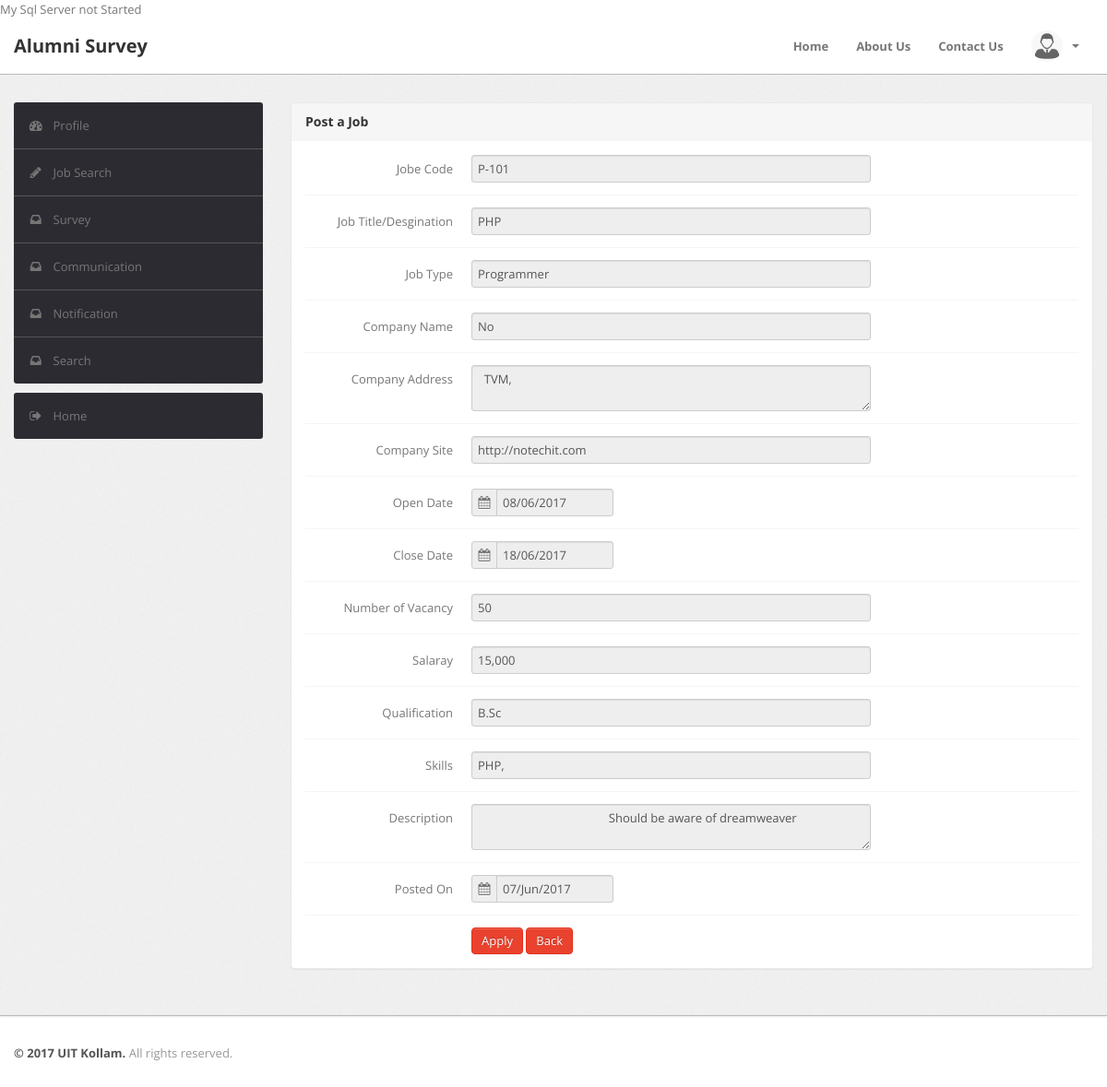
The app's page /webpage/student/viewjobdetail.php?id=5001 with its own data.
### tables this page shows
CREATE TABLE IF NOT EXISTS `tbl_jobpost` (
  `id` int(11) NOT NULL AUTO_INCREMENT,
  `post_id` int(11) NOT NULL,
  `register_no` varchar(20) NOT NULL,
  `postby` varchar(30) NOT NULL,
  `jobcode` varchar(20) NOT NULL,
  `jobtitle` varchar(20) NOT NULL,
  `jobtype` varchar(30) NOT NULL,
  `compname` varchar(30) NOT NULL,
  `compaddress` varchar(100) NOT NULL,
  `compsite` varchar(40) NOT NULL,
  `opendate` varchar(20) NOT NULL,
  `closedate` varchar(20) NOT NULL,
  `vacancy` varchar(20) NOT NULL,
  `salaray` varchar(10) NOT NULL,
  `qualif` varchar(30) NOT NULL,
  `skill` varchar(30) NOT NULL,
  `descrip` varchar(100) NOT NULL,
  `post_date` varchar(30) NOT NULL,
  PRIMARY KEY (`id`)
);

### webpage/student/viewjobdetail.php (the view, shortened to what this page needs)
<?php
  if(isset($_REQUEST["id"]))
  {
  $jobsql="SELECT post_id,register_no, jobcode, jobtitle, jobtype, compname, compaddress, compsite, opendate,closedate,vacancy, salaray, qualif, skill, descrip,post_date FROM tbl_jobpost WHERE post_id='".$_REQUEST["id"]."'";
	$jobresult=mysql_query($jobsql);
	$jobrow=mysql_fetch_array($jobresult);
  }
?>
<!DOCTYPE html PUBLIC "-//W3C//DTD XHTML 1.0 Transitional//EN" "http://www.w3.org/TR/xhtml1/DTD/xhtml1-transitional.dtd">
<html xmlns="http://www.w3.org/1999/xhtml">
<head>
	<link type="text/css" href="../../bootstrap/css/bootstrap.min.css" rel="stylesheet">
	<link type="text/css" href="../../bootstrap/css/bootstrap-responsive.min.css" rel="stylesheet">
    <link type="text/css" href="../../bootstrap/css/datepicker.css" rel="stylesheet">
	<link type="text/css" href="../../css/theme.css" rel="stylesheet">
	<link type="text/css" href="../../images/icons/css/font-awesome.css" rel="stylesheet">
</head>
<body>
<div class="navbar navbar-fixed-top" style="position:fixed;">
		<div class="navbar-inner">
                <div class="container">
			        <?php include_once("/sidemenu/top.php");?>
                </div>
            </div>
	</div>
<div class="wrapper">
		<div class="container">
			<div class="row">
				<div class="span3">
   						<?php include_once("/sidemenu/job_sidemenu.php");?>
		</div>
				<div class="span9">
					<div class="content">
						<div class="module">
                        <form class="form-horizontal row-fluid" method="post" enctype="multipart/form-data">
                        	<div class="module-head">
								<h3>Post a Job</h3>
							</div>
                            <div class="module-body">
                                        <div class="control-group">
											<label class="control-label" >Jobe Code</label>
											<div class="controls">
												<input type="text" id="jobcode" name="jobcode" class="span8" value=<?php echo $jobrow["jobcode"]?> disabled="disabled">
											</div>
										</div>
                                        <div class="control-group">
											<label class="control-label" >Job Title/Desgination</label>
											<div class="controls">
												<input type="text" id="jobtitle" name="jobtitle" value=<?php echo $jobrow["jobtitle"]?> class="span8" disabled="disabled">
											</div>
										</div>
                                        <div class="control-group">
											<label class="control-label" >Job Type</label>
											<div class="controls">
												<input type="text" id="jobtype" name="jobtype" value=<?php echo $jobrow["jobtype"]?> class="span8" disabled="disabled" >
											</div>
										</div>
                                        <div class="control-group">
											<label class="control-label" >Company Name</label>
											<div class="controls">
											<input type="text" id="compname" name="compname" value=<?php echo $jobrow["compname"]?> class="span8" disabled="disabled">
											</div>
										</div>
                                        <div class="control-group">
											<label class="control-label" >Company Address</label>
											<div class="controls">
												<textarea type="text" id="compaddress" name="compaddress" value="" class="span8" disabled="disabled"> <?php echo $jobrow["compaddress"]?> </textarea>
											</div>
										</div>
                                        <div class="control-group">
											<label class="control-label" >Company Site</label>
											<div class="controls">
											<input type="text" id="compsite" name="compsite" value=<?php echo $jobrow["compsite"]?> class="span8" disabled="disabled">
											</div>
										</div>
                                        <div class="control-group">
											<label class="control-label" >Open Date</label>
											<div class="controls">
												<div class="input-prepend">
												<span class="add-on"><i class="icon-calendar"></i></span>                  			 												<input  class="span8" name="opendate" type="text" value=<?php echo $jobrow["opendate"]?> id="datepicker" disabled="disabled">
												</div>
											</div>
										</div>
                                         <div class="control-group">
											<label class="control-label" >Close Date</label>
											<div class="controls">
												<div class="input-prepend">
												<span class="add-on"><i class="icon-calendar"></i></span>                  			 													<input  class="span8" name="closedate" type="text" value=<?php echo $jobrow["closedate"]?> id="datepicker" disabled="disabled">
												</div>
											</div>
										</div>
                                        <div class="control-group">
									<label class="control-label" >Number of Vacancy</label>
										<div class="controls">
                                         <input class="span8" type="text" id="vacancy" name="vacancy" value=<?php echo $jobrow["vacancy"]?> disabled="disabled">
										</div>
								</div>
                            	<div class="control-group">
									<label class="control-label" >Salaray</label>
										<div class="controls">
											<input type="text" id="salaray" name="salaray" value=<?php echo $jobrow["salaray"]?>    class="span8" disabled="disabled">
										</div>
								</div>
                                <div class="control-group">
									<label class="control-label" >Qualification</label>
										<div class="controls">
											<input type="text" id="qualif" name="qualif" value=<?php echo $jobrow["qualif"]?> class="span8" disabled="disabled">
										</div>
								</div>
                                 <div class="control-group">
									<label class="control-label" >Skills</label>
										<div class="controls">
											<input type="text" id="skill" name="skill" value=<?php echo $jobrow["skill"]?> class="span8" disabled="disabled">
										</div>
								</div>
                                 <div class="control-group">
									<label class="control-label">Description</label>
										<div class="controls">
                                          <textarea type="text" class="span8" id="descrip" name="descrip" value="" disabled="disabled">                                          <?php echo $jobrow["descrip"]?> </textarea>
										</div>
								</div>
                                <div class="control-group">
											<label class="control-label" >Posted On</label>
											<div class="controls">
												<div class="input-prepend">
												<span class="add-on"><i class="icon-calendar"></i></span>                  			 												<input  class="span8" name="closedate" type="text" value=<?php echo $jobrow["post_date"]?> id="datepicker" disabled="disabled">
												</div>
											</div>
										</div>
                                        <div class="control-group">
											<div class="controls">
                                                <button type="button" name="apply" id="myBtn" class="btn btn-danger">Apply</button>
                                                <button type="submit" name="back" id="back" class="btn btn-danger">Back</button>
											</div>
										</div>
                                      </div>
								 </form>
							</div>
						</div>
					</div>
				</div>
			</div>
		</div>
<div class="footer">
		<div class="container">
			<b class="copyright">&copy; 2017 UIT Kollam.</b> All rights reserved.
		</div>
	</div>
</body>
</html>

### css/theme.css (style rules this page uses)
body { font-size: 13px; font-family: 'Open Sans', Arial, sans-serif; background: #fff; color: #777 }
h1, h2, h3, h4, h5, h6 { color: #333; margin-top: 0 }
h3 { font-size: 20px }
strong, b { color: #555 }
.wrapper { background: url(../images/bg.png) #eee; border-bottom: 1px solid #bbb; -webkit-box-shadow: 0 1px 2px rgba(0,0,0,0.1); -moz-box-shadow: 0 1px 2px rgba(0,0,0,0.1); box-shadow: 0 1px 2px rgba(0,0,0,0.1); padding: 30px 0 }
.footer { color: #999; padding: 30px 0 60px }
form { margin: 0 }
select, textarea, input[type="text"], input[type="password"], input[type="datetime"], input[type="datetime-local"], input[type="date"], input[type="month"], input[type="time"], input[type="week"], input[type="number"], input[type="email"], input[type="url"], input[type="search"], input[type="tel"], input[type="color"], .uneditable-input, label, input, button, select, textarea { -webkit-border-radius: 3px; -moz-border-radius: 3px; border-radius: 3px; font-size: 13px; font-family: 'Open Sans', Tahoma, Arial, sans-serif }
.input-append input, .input-prepend input, .input-append select, .input-prepend select, .input-append .uneditable-input, .input-prepend .uneditable-input { -webkit-border-radius: 0 3px 3px 0; -moz-border-radius: 0 3px 3px 0; border-radius: 0 3px 3px 0 }
.input-append input, .input-append select, .input-append .uneditable-input, .input-prepend .add-on:first-child, .input-prepend .btn:first-child { -webkit-border-radius: 3px 0 0 3px; -moz-border-radius: 3px 0 0 3px; border-radius: 3px 0 0 3px }
.input-append .add-on, .input-prepend .add-on, .input-append .btn, .input-prepend .btn, .input-append .btn-group>.dropdown-toggle, .input-prepend .btn-group>.dropdown-toggle { -webkit-border-radius: 0; -moz-border-radius: 0; border-radius: 0 }
body [class^="icon-"], body [class*=" icon-"] { font-size: 14px; line-height: 20px; height: 20px }
.module { background: #fff; -webkit-border-radius: 3px; -moz-border-radius: 3px; border-radius: 3px; border: 1px solid #ccc; border-bottom-color: #bbb; -webkit-box-shadow: 0 0 1px rgba(0,0,0,0.2); -moz-box-shadow: 0 0 1px rgba(0,0,0,0.2); box-shadow: 0 0 1px rgba(0,0,0,0.2); margin-bottom: 30px }
.form-horizontal .control-group, .form-vertical .control-group { margin-bottom: 0 }
.form-horizontal .control-group+.control-group, .form-vertical .control-group+.control-group { margin-top: 13px; padding-top: 13px; border-top: 1px solid #f5f5f5 }
.navbar { position: static!important; margin: 0!important }
.navbar .navbar-inner { background: #fff; border-bottom: 1px solid #bbb; -webkit-box-shadow: 0 1px 2px rgba(0,0,0,0.15); -moz-box-shadow: 0 1px 2px rgba(0,0,0,0.15); box-shadow: 0 1px 2px rgba(0,0,0,0.15) }
.btn, .btn-box { -webkit-border-radius: 3px; -moz-border-radius: 3px; border-radius: 3px }
.btn { font-size: 13px; font-weight: 600 }
.btn { display: inline-block; margin-bottom: 0; font-weight: 400; text-align: center; vertical-align: middle; cursor: pointer; background-image: none; border: 1px solid transparent; white-space: nowrap; padding: 4px 10px; font-size: 13px; line-height: 1.42857; border-radius: 4px; -webkit-user-select: none; -moz-user-select: none; -ms-user-select: none; user-select: none }
.btn-danger { color: #fff; background-color: #e9422e; border-color: #e52e18 }
.module { box-shadow: 0 0 3px rgba(0,0,0,.1); border-color: #e9e9e9; margin-bottom: 20px; background-color: #fff; border-radius: 4px; -webkit-box-shadow: 0 1px 1px rgba(0,0,0,.05); box-shadow: 0 1px 1px rgba(0,0,0,.05); }
.module-head { color: #767676; background-color: #f6f6f6; border-color: #e9e9e9; padding: 10px 15px; border-bottom: 1px solid transparent; border-top-right-radius: 3px; border-top-left-radius: 3px; }
.module-head h3 { font-size: 14px; line-height: 20px; height: 20px; margin: 0 }
.module-body { padding: 15px }

### records on screen
tbl_jobpost: jobcode "P-101", jobtype "Programmer", compaddress "TVM,", compsite "http://notechit.com", opendate "08/06/2017", closedate "18/06/2017", vacancy "50", salaray "15,000", descrip "Should be aware of dreamweaver", closedate "07/Jun/2017"
